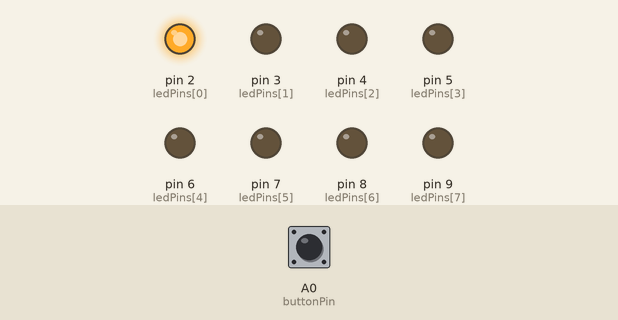
Recording of a sketch running on a simulated Arduino Uno, built with avr-gcc and run on an emulated ATmega328P. Parts: output pins drawn as LEDs (lit = HIGH). Inputs (shaded band) come from the test bench; at power-on: A0 (buttonPin) HIGH.

Above: at 1.2 s.
1.3 s: A0 (buttonPin) pulled LOW for 0.15 s
At 1.37 s:
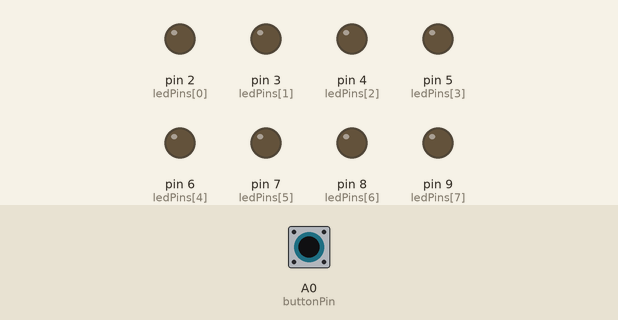
2.9 s: A0 (buttonPin) pulled LOW for 3.2 s
At 7.3 s:
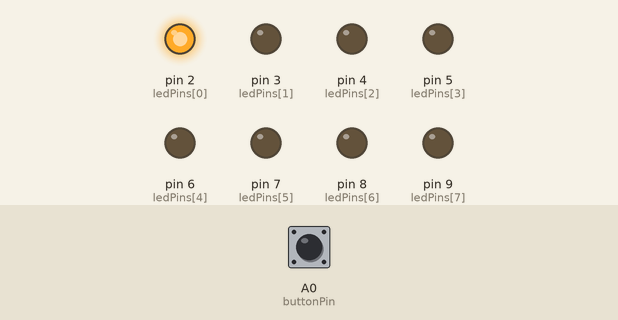
Timing chart, 0 to 8.8 s (numbered marks = the images above; inputs shaded):
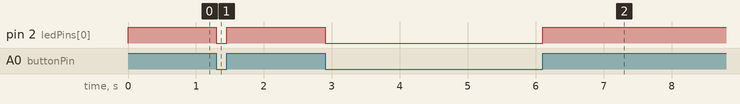

Measured:
- after the input at 1.3 s, pin 2 (ledPins[0]): HIGH → LOW at once, → HIGH 0.15 s later
- after the input at 2.9 s, pin 2 (ledPins[0]): HIGH → LOW at once, → HIGH 3.2 s later

The sketch:

button-demo-1.ino
```cpp
// 用 digitalRead() 函数测试 button 输入
const int buttonPin = A0;  // the button is connected to A0

// 8 个控制 LED 的 pin
const int ledPins[] = {2, 3, 4, 5, 6, 7, 8, 9};

uint8_t in_val;

void write_leds(uint8_t data)
{
  for(int i = 0; i < 8; i++)
    digitalWrite(ledPins[i], _BV(i) & data);
}

void setup() {
  //Serial.begin(9600);
  pinMode(buttonPin, INPUT);     // 连 button 的 pin 设置成输入模式
  digitalWrite(buttonPin, HIGH); // 使用内部上拉电阻

  for(int i = 0; i < 8; i++)
    pinMode(ledPins[i], OUTPUT); // 连 LED 的 pin 设置成输出模式

}

void loop() {
  in_val = digitalRead(buttonPin); // 读 A0 的状态，返回值: HIGH or LOW
  write_leds(in_val); // 输出到 LED 上
  //Serial.println(in_val, HEX); // 可以把 in_val 打印到串口查看
}
```
